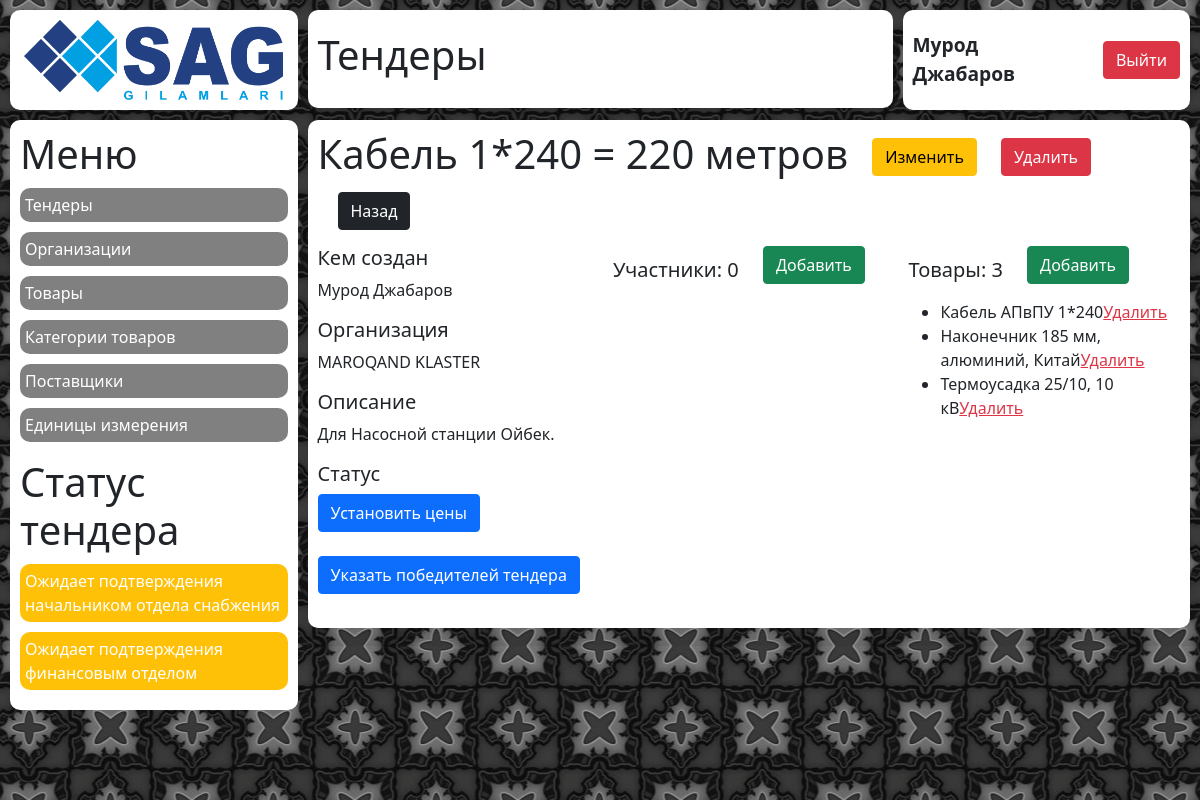
The page /tender/98/ (signed in) on the database its author committed.
### tender/models.py (models this page shows)
class Tender(models.Model):
    name = models.CharField(max_length=200)
    number = models.IntegerField(null=True, blank=True)
    description = models.TextField(null=True, blank=True)
    creator = models.ForeignKey(User, on_delete=models.SET_NULL, null=True, blank=True)
    organization = models.ForeignKey(Organization, on_delete=models.SET_NULL, null=True, blank=True)
    date = models.DateTimeField(auto_now_add=True, null=True, blank=True)
    cpo_confirm = models.BooleanField(null=True, blank=True)
    cpo_confirm_date = models.DateTimeField(null=True, blank=True)
    cpo_comment = models.TextField(null=True, blank=True)
    cfo_confirm = models.BooleanField(null=True, blank=True)
    cfo_confirm_date = models.DateTimeField(null=True, blank=True)
    cfo_comment = models.TextField(null=True, blank=True)

class Organization(models.Model):
    name = models.CharField(max_length=200)

class Goods(models.Model):
    tender = models.ForeignKey(Tender, on_delete=models.CASCADE)
    product = models.ForeignKey(Product, verbose_name='Товар', on_delete=models.SET_NULL, null=True, blank=True)

class Product(models.Model):
    name = models.CharField(max_length=200)
    description = models.TextField(null=True, blank=True)
    measure = models.ForeignKey(Measure, on_delete=models.SET_NULL, null=True, blank=True)
    category = models.ForeignKey(ProductCategory, on_delete=models.SET_NULL, null=True, blank=True)

### tender/views.py (the view, shortened to what this page needs)
# urls.py: path('<int:tender_id>/', views.tender_detail),
def tender_detail(request, tender_id):
    if request.user.is_authenticated:
        tender = get_object_or_404(Tender, id=tender_id)
        participants = Participant.objects.all().filter(tender_id__exact=tender_id).order_by('provider__name')
        goods = Goods.objects.all().filter(tender_id__exact=tender_id).order_by('product__name')
        prices = Price.objects.filter(tender_id=tender_id)
        selected_prices = SelectedPrice.objects.filter(tender_id=tender_id).order_by('price__goods__product__name')
        context = {
            'tender': tender,
            'participants': participants,
            'goods': goods,
            'selected_prices': selected_prices,
        }
        return render(request, 'tender/tender_detail.html', context)
    else:
        return redirect('/auth/')

### tender/templates/tender/tender_detail.html (shortened to what this page needs)
{% extends 'wrapper.html' %}
{% load static %}
{% block content %}
    <div class="row incidents">
        {% include 'blocks/logo.html' %}
        {% include 'blocks/title.html' %}
        {% include 'blocks/profile.html' %}
        {% include 'blocks/tender/tender_menu.html' %}
        {% include 'blocks/tender/tender_detail.html' %}
    </div>
{% endblock %}

### mainapp/templates/blocks/profile.html (shortened to what this page needs)
<div class="col-xl-3 col-12 block__wrapper profile">
    <div class="block profile__wrapper">
        <p class="profile__user">{{ request.user.first_name }} {{ request.user.last_name }}</p>
        <a href="{% url 'mainapp:logout' %}" class="btn btn-danger profile__exit">Выйти</a>
    </div>
</div>

### tender/templates/blocks/tender/tender_detail.html (shortened to what this page needs)
{% load static %}
<div class="col-xl-9 block__wrapper tenders-new">
    <div class="block tenders-new__wrapper">
        <h1 class="tenders-dashboard__title">{{ tender.name }}</h1>
        {% if request.user.id == tender.creator.id %}
            <a href="edit/" class="btn btn-warning tenders-dashboard__new-tender">Изменить</a>
            <a href="#" class="open-modal_modal btn btn-danger tenders-dashboard__new-tender" data-modal_modal="#del_{{ tender.id }}">Удалить</a>
        {% endif %}
        <a href="/tender/" class="btn btn-dark tenders-dashboard__new-tender">Назад</a>
        <div class="row">
            <div class="col-xl-4">
                <h5>Кем создан</h5>
                <p>{% if tender.creator %}{{ tender.creator.first_name }} {{ tender.creator.last_name }}{% else %}Не указано{% endif %}</p>
                <h5>Организация</h5>
                <p>{% if tender.organization %}{{ tender.organization.name }}{% else %}Не указано{% endif %}</p>
                <h5>Описание</h5>
                <p>{% if tender.description %}{{ tender.description }}{% else %}Не указано{% endif %}</p>
                <h5>Статус</h5>
                {% if request.user.id == tender.creator.id %}<a href="prices_edit/" class="btn btn-primary d-inline-block mb-4" role="button">Установить цены</a>{% endif %}
            </div>
            <div class="col-xl-4">
                <h5 class="d-inline-block">Участники: {{ participants.count }}</h5>
                {% if request.user.id == tender.creator.id %}
                    <a href="participant_add/" class="btn btn-success tenders-dashboard__new-tender">Добавить</a>
                {% endif %}
            </div>
            <div class="col-xl-4">
                <h5 class="d-inline-block">Товары: {{ goods.count }}</h5>
                {% if request.user.id == tender.creator.id %}
                    <a href="goods_add/" class="btn btn-success tenders-dashboard__new-tender">Добавить</a>
                {% endif %}
                <ul>
                    {% for participant in goods %}
                        <li>{{ participant.product.name }}{% if request.user.id == tender.creator.id %}<a href="goods/{{ participant.id }}/delete/" class="text-danger ml-4">Удалить</a>{% endif %}</li>
                    {% endfor %}
                </ul>
            </div>
            <div class="col-12">
                {% if request.user.id == tender.creator.id %}
                    {% if selected_prices %}
                        <a href="#" class="btn btn-danger d-inline-block mb-4 open-modal_modal" data-modal_modal="#del_selected_{{ tender.id }}">Удалить победителей тендера</a>
                        <a href="select-winners/edit/" class="btn btn-warning d-inline-block mb-4">Изменить данные</a>
                    {% else %}
                        <a href="select-winners/" class="btn btn-primary d-inline-block mb-4">Указать победителей тендера</a>
                    {% endif %}
                {% endif %}
            </div>
        </div>
    </div>
</div>

### mainapp/static/css/style.css (style rules this page uses)
.incidents { padding-left: 10px; }
.profile__wrapper { display: flex; align-items: center; justify-content: flex-end; height: 100px; padding: 10px; }
.profile__user { margin: 0 20px 0 0; font-size: 1.2rem; font-weight: 600; }
.profile__exit { display: block; }
.tenders-dashboard__title { display: inline-block; }
.tenders-dashboard__new-tender { display: inline-block; margin: 0 0 16px 20px; }
.tenders-new__wrapper { padding: 10px; }
.body { opacity: 0; transition: all 0.3s; }
.block { background: #FFFFFF; margin: 10px 10px 0 0; border-radius: 10px; }
.block__wrapper { padding: 0; }

### rows shown on the page
Tender: name "Кабель 1*240 = 220 метров", creator.first_name "Мурод", creator.last_name "Джабаров", organization.name "MAROQAND KLASTER", description "Для Насосной станции Ойбек."
Goods: product.name "Кабель АПвПУ 1*240"
Goods: product.name "Наконечник 185 мм, алюминий, Китай"
Goods: product.name "Термоусадка 25/10, 10 кВ"

### other values the page prints
{{ request.user.first_name }} "Мурод"
{{ request.user.last_name }} "Джабаров"
{{ participants.count }} "0"
{{ goods.count }} "3"
